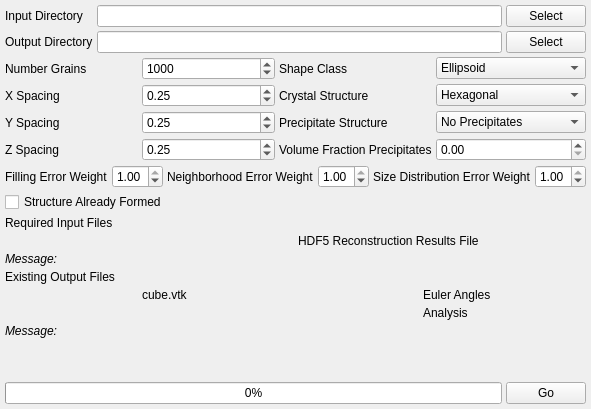
      <widget class="QWidget" name="grainGeneratorTab">
       <attribute name="title">
        <string>Synthentic Builder</string>
       </attribute>
       <layout class="QVBoxLayout" name="verticalLayout_2">
        <property name="spacing">
         <number>4</number>
        </property>
        <property name="margin">
         <number>5</number>
        </property>
        <item>
         <layout class="QGridLayout" name="gridLayout_6">
          <item row="0" column="0">
           <widget class="QLabel" name="label_11">
            <property name="text">
             <string>Input Directory</string>
            </property>
           </widget>
          </item>
          <item row="0" column="1">
           <widget class="QLineEdit" name="gg_InputDir"/>
          </item>
          <item row="0" column="2">
           <widget class="QPushButton" name="gg_InputDirBtn">
            <property name="text">
             <string>Select</string>
            </property>
           </widget>
          </item>
          <item row="1" column="0">
           <widget class="QLabel" name="label_14">
            <property name="text">
             <string>Output Directory</string>
            </property>
           </widget>
          </item>
          <item row="1" column="1">
           <widget class="QLineEdit" name="gg_OutputDir"/>
          </item>
          <item row="1" column="2">
           <widget class="QPushButton" name="gg_OutputDirBtn">
            <property name="text">
             <string>Select</string>
            </property>
           </widget>
          </item>
         </layout>
        </item>
        <item>
         <layout class="QGridLayout" name="gridLayout_7">
          <item row="1" column="2">
           <widget class="QLabel" name="label_19">
            <property name="text">
             <string>Crystal Structure</string>
            </property>
           </widget>
          </item>
          <item row="1" column="3">
           <widget class="QComboBox" name="gg_CrystalStructure">
            <item>
             <property name="text">
              <string>Hexagonal</string>
             </property>
            </item>
            <item>
             <property name="text">
              <string>Cubic</string>
             </property>
            </item>
           </widget>
          </item>
          <item row="0" column="2">
           <widget class="QLabel" name="label_20">
            <property name="text">
             <string>Shape Class</string>
            </property>
           </widget>
          </item>
          <item row="0" column="3">
           <widget class="QComboBox" name="gg_ShapeClass">
            <item>
             <property name="text">
              <string>Ellipsoid</string>
             </property>
            </item>
            <item>
             <property name="text">
              <string>Super-Ellipsoid</string>
             </property>
            </item>
            <item>
             <property name="text">
              <string>Cube-Octahedron</string>
             </property>
            </item>
           </widget>
          </item>
          <item row="3" column="0">
           <widget class="QLabel" name="label_16">
            <property name="text">
             <string>Z Spacing</string>
            </property>
           </widget>
          </item>
          <item row="2" column="0">
           <widget class="QLabel" name="label_18">
            <property name="text">
             <string>Y Spacing</string>
            </property>
           </widget>
          </item>
          <item row="1" column="0">
           <widget class="QLabel" name="label_15">
            <property name="text">
             <string>X Spacing</string>
            </property>
           </widget>
          </item>
          <item row="3" column="1">
           <widget class="QDoubleSpinBox" name="gg_ZResolution">
            <property name="singleStep">
             <double>0.250000000000000</double>
            </property>
            <property name="value">
             <double>0.250000000000000</double>
            </property>
           </widget>
          </item>
          <item row="2" column="1">
           <widget class="QDoubleSpinBox" name="gg_YResolution">
            <property name="singleStep">
             <double>0.250000000000000</double>
            </property>
            <property name="value">
             <double>0.250000000000000</double>
            </property>
           </widget>
          </item>
          <item row="1" column="1">
           <widget class="QDoubleSpinBox" name="gg_XResolution">
            <property name="singleStep">
             <double>0.250000000000000</double>
            </property>
            <property name="value">
             <double>0.250000000000000</double>
            </property>
           </widget>
          </item>
          <item row="0" column="0">
           <widget class="QLabel" name="label_22">
            <property name="text">
             <string>Number Grains</string>
            </property>
           </widget>
          </item>
          <item row="0" column="1">
           <widget class="QSpinBox" name="gg_NumGrains">
            <property name="maximum">
             <number>10000000</number>
            </property>
            <property name="singleStep">
             <number>100</number>
            </property>
            <property name="value">
             <number>1000</number>
            </property>
           </widget>
          </item>
          <item row="2" column="2">
           <widget class="QLabel" name="label_48">
            <property name="text">
             <string>Precipitate Structure</string>
            </property>
           </widget>
          </item>
          <item row="2" column="3">
           <widget class="QComboBox" name="gg_Precipitates">
            <item>
             <property name="text">
              <string>No Precipitates</string>
             </property>
            </item>
            <item>
             <property name="text">
              <string>Boundary Precipitates</string>
             </property>
            </item>
            <item>
             <property name="text">
              <string>Bulk Precipitates</string>
             </property>
            </item>
           </widget>
          </item>
          <item row="3" column="2">
           <widget class="QLabel" name="label_49">
            <property name="text">
             <string>Volume Fraction Precipitates</string>
            </property>
           </widget>
          </item>
          <item row="3" column="3">
           <widget class="QDoubleSpinBox" name="gg_FractionPrecipitates"/>
          </item>
         </layout>
        </item>
        <item>
         <layout class="QGridLayout" name="gridLayout_25">
          <item row="0" column="0">
           <widget class="QLabel" name="label_55">
            <property name="text">
             <string>Filling Error Weight</string>
            </property>
           </widget>
          </item>
          <item row="0" column="1">
           <widget class="QDoubleSpinBox" name="gg_FillingErrorWeight">
            <property name="maximum">
             <double>1.000000000000000</double>
            </property>
            <property name="singleStep">
             <double>0.100000000000000</double>
            </property>
            <property name="value">
             <double>1.000000000000000</double>
            </property>
           </widget>
          </item>
          <item row="0" column="2">
           <widget class="QLabel" name="label_3">
            <property name="text">
             <string>Neighborhood Error Weight</string>
            </property>
           </widget>
          </item>
          <item row="0" column="3">
           <widget class="QDoubleSpinBox" name="gg_NeighborhoodErrorWeight">
            <property name="maximum">
             <double>1.000000000000000</double>
            </property>
            <property name="singleStep">
             <double>0.100000000000000</double>
            </property>
            <property name="value">
             <double>1.000000000000000</double>
            </property>
           </widget>
          </item>
          <item row="0" column="4">
           <widget class="QLabel" name="label_4">
            <property name="text">
             <string>Size Distribution Error Weight</string>
            </property>
           </widget>
          </item>
          <item row="0" column="5">
           <widget class="QDoubleSpinBox" name="gg_SizeDistErrorWeight">
            <property name="maximum">
             <double>1.000000000000000</double>
            </property>
            <property name="singleStep">
             <double>0.100000000000000</double>
            </property>
            <property name="value">
             <double>1.000000000000000</double>
            </property>
           </widget>
          </item>
         </layout>
        </item>
        <item>
         <widget class="QCheckBox" name="gg_AlreadyFormed">
          <property name="text">
           <string>Structure Already Formed</string>
          </property>
         </widget>
        </item>
        <item>
         <layout class="QGridLayout" name="gridLayout_5">
          <property name="spacing">
           <number>4</number>
          </property>
          <item row="0" column="0" colspan="2">
           <widget class="QLabel" name="label_13">
            <property name="text">
             <string>Required Input Files</string>
            </property>
           </widget>
          </item>
          <item row="4" column="0" colspan="2">
           <widget class="QLabel" name="gg_inputfile_msg">
            <property name="font">
             <font>
              <italic>true</italic>
             </font>
            </property>
            <property name="text">
             <string>Message:</string>
            </property>
            <property name="wordWrap">
             <bool>true</bool>
            </property>
            <property name="margin">
             <number>3</number>
            </property>
           </widget>
          </item>
          <item row="1" column="0">
           <widget class="QLabel" name="gg_H5StatisticsFileIcon">
            <property name="text">
             <string/>
            </property>
            <property name="pixmap">
             <pixmap resource="../../../../Resources/icons/images/Icons.qrc">:/Delete-16x16.png</pixmap>
            </property>
            <property name="alignment">
             <set>Qt::AlignCenter</set>
            </property>
           </widget>
          </item>
          <item row="1" column="1">
           <widget class="QLabel" name="gg_H5StatisticsFile">
            <property name="text">
             <string>HDF5 Reconstruction Results File</string>
            </property>
           </widget>
          </item>
         </layout>
        </item>
        <item>
         <layout class="QGridLayout" name="gridLayout_8">
          <property name="spacing">
           <number>4</number>
          </property>
          <item row="0" column="0" colspan="2">
           <widget class="QLabel" name="label_23">
            <property name="text">
             <string>Existing Output Files</string>
            </property>
           </widget>
          </item>
          <item row="1" column="0">
           <layout class="QFormLayout" name="formLayout_5">
            <property name="fieldGrowthPolicy">
             <enum>QFormLayout::FieldsStayAtSizeHint</enum>
            </property>
            <property name="labelAlignment">
             <set>Qt::AlignCenter</set>
            </property>
            <property name="formAlignment">
             <set>Qt::AlignHCenter|Qt::AlignTop</set>
            </property>
            <property name="horizontalSpacing">
             <number>12</number>
            </property>
            <property name="verticalSpacing">
             <number>4</number>
            </property>
            <item row="0" column="0">
             <widget class="QLabel" name="gg_CubeFileIcon">
              <property name="text">
               <string/>
              </property>
              <property name="pixmap">
               <pixmap resource="../../../../Resources/icons/images/Icons.qrc">:/Delete-16x16.png</pixmap>
              </property>
             </widget>
            </item>
            <item row="0" column="1">
             <widget class="QLabel" name="gg_CubeFile">
              <property name="text">
               <string>cube.vtk</string>
              </property>
             </widget>
            </item>
           </layout>
          </item>
          <item row="1" column="1">
           <layout class="QFormLayout" name="formLayout_6">
            <property name="fieldGrowthPolicy">
             <enum>QFormLayout::FieldsStayAtSizeHint</enum>
            </property>
            <property name="labelAlignment">
             <set>Qt::AlignCenter</set>
            </property>
            <property name="formAlignment">
             <set>Qt::AlignHCenter|Qt::AlignTop</set>
            </property>
            <property name="horizontalSpacing">
             <number>12</number>
            </property>
            <property name="verticalSpacing">
             <number>4</number>
            </property>
            <item row="0" column="0">
             <widget class="QLabel" name="gg_EulerFileIcon">
              <property name="text">
               <string/>
              </property>
              <property name="pixmap">
               <pixmap resource="../../../../Resources/icons/images/Icons.qrc">:/Delete-16x16.png</pixmap>
              </property>
             </widget>
            </item>
            <item row="0" column="1">
             <widget class="QLabel" name="gg_EulerFile">
              <property name="text">
               <string>Euler Angles</string>
              </property>
             </widget>
            </item>
            <item row="1" column="0">
             <widget class="QLabel" name="gg_AnalysisFileIcon">
              <property name="text">
               <string/>
              </property>
              <property name="pixmap">
               <pixmap resource="../../../../Resources/icons/images/Icons.qrc">:/Delete-16x16.png</pixmap>
              </property>
             </widget>
            </item>
            <item row="1" column="1">
             <widget class="QLabel" name="gg_AnalysisFile">
              <property name="text">
               <string>Analysis</string>
              </property>
             </widget>
            </item>
           </layout>
          </item>
          <item row="2" column="0" colspan="2">
           <widget class="QLabel" name="gg_outputfile_msg">
            <property name="font">
             <font>
              <italic>true</italic>
             </font>
            </property>
            <property name="text">
             <string>Message:</string>
            </property>
            <property name="wordWrap">
             <bool>true</bool>
            </property>
            <property name="margin">
             <number>3</number>
            </property>
           </widget>
          </item>
         </layout>
        </item>
        <item>
         <spacer name="verticalSpacer_2">
          <property name="orientation">
           <enum>Qt::Vertical</enum>
          </property>
          <property name="sizeHint" stdset="0">
           <size>
            <width>20</width>
            <height>40</height>
           </size>
          </property>
         </spacer>
        </item>
        <item>
         <layout class="QHBoxLayout" name="horizontalLayout_8">
          <item>
           <widget class="QProgressBar" name="gg_progressBar">
            <property name="value">
             <number>0</number>
            </property>
           </widget>
          </item>
          <item>
           <widget class="QPushButton" name="gg_GoBtn">
            <property name="text">
             <string>Go</string>
            </property>
           </widget>
          </item>
         </layout>
        </item>
       </layout>
      </widget>
